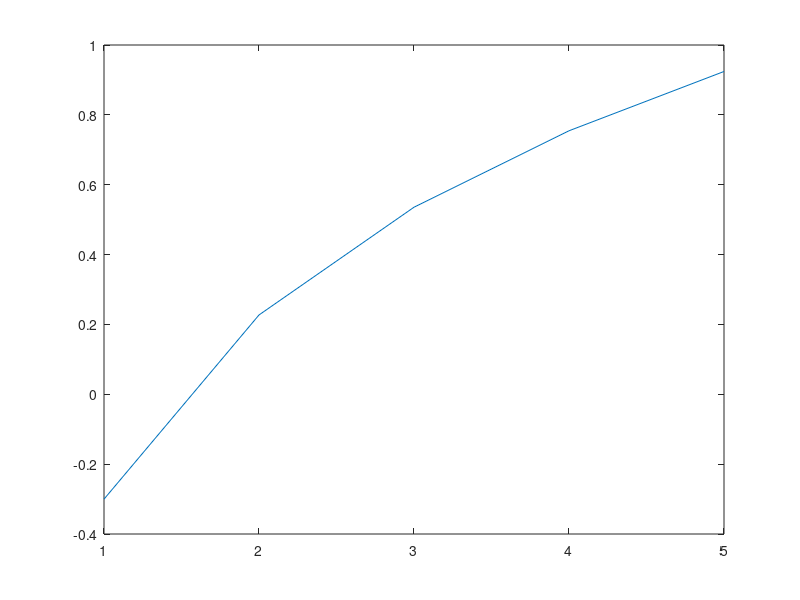

MATLAB code for this plot:
clear all; close all; clc;
x = [1 2 3 4 5];
y = [0.5 1.7 3.4 5.7 8.4];
xlog = log10(x); ylog = log10(y);
sumx = sum(xlog); sumy = sum(ylog);
sumxx = sum(xlog.*xlog);
sumxy = sum(xlog.*ylog);
n = length(xlog);
a=[n sumx;sumx sumxx]; 
b=[sumy;sumxy]; s = a\b;
z = s(1) + s(2).*xlog;
a2 = 10^(s(1))
b2 = s(2)
plot(x,z)


